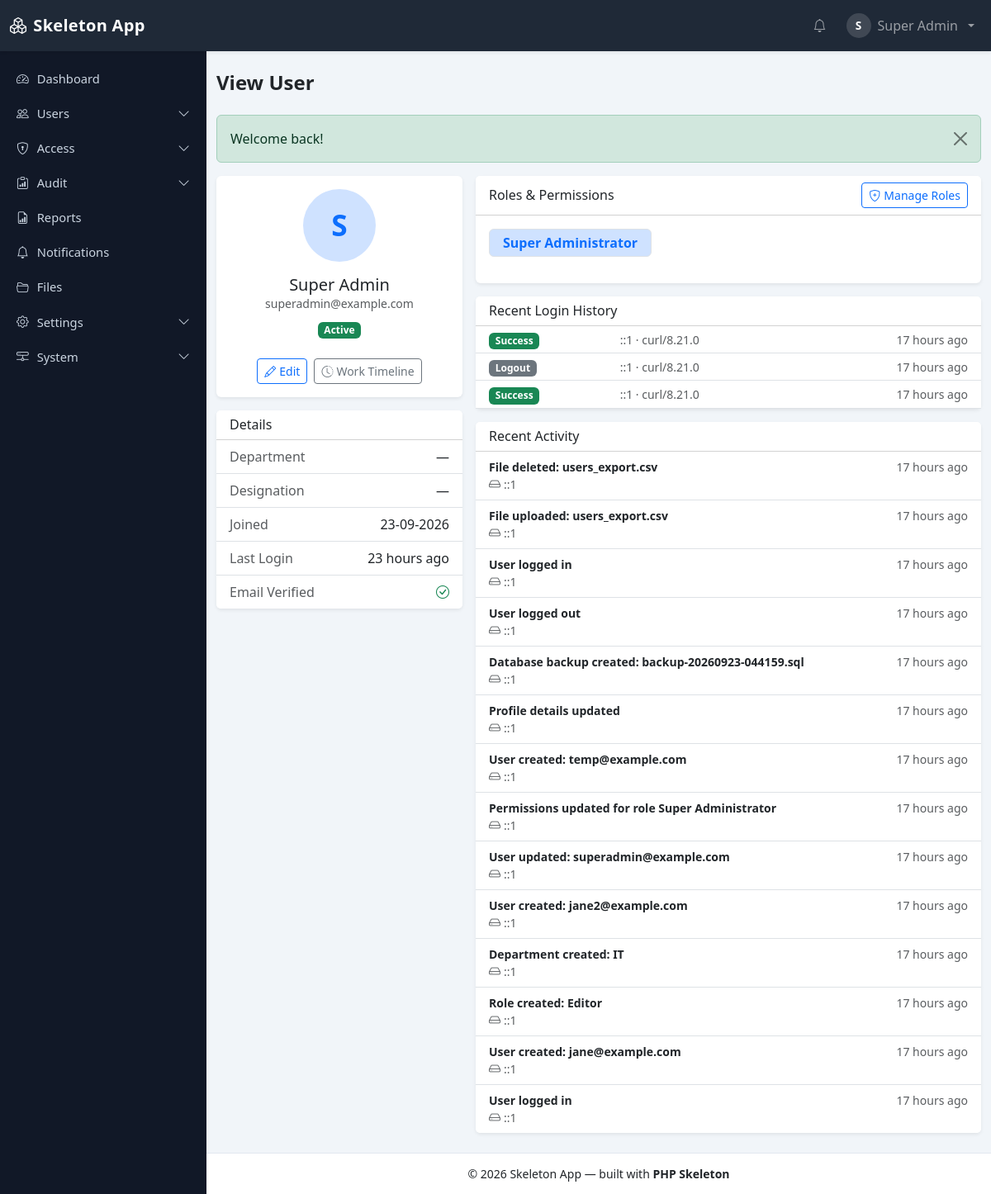
The page /php_Skeleton/users/1 (signed in) on the database its author committed.
### tables this page shows
CREATE TABLE `users` (
  `id` bigint(20) unsigned NOT NULL AUTO_INCREMENT,
  `name` varchar(150) NOT NULL,
  `email` varchar(190) NOT NULL,
  `password` varchar(255) NOT NULL,
  `status` enum('active','inactive','pending') NOT NULL DEFAULT 'pending',
  `email_verified_at` datetime DEFAULT NULL,
  `remember_token` varchar(100) DEFAULT NULL,
  `last_login_at` datetime DEFAULT NULL,
  `last_login_ip` varchar(45) DEFAULT NULL,
  `failed_attempts` tinyint(3) unsigned NOT NULL DEFAULT 0,
  `locked_until` datetime DEFAULT NULL,
  `password_changed_at` datetime DEFAULT NULL,
  `avatar` varchar(255) DEFAULT NULL,
  `department_id` bigint(20) unsigned DEFAULT NULL,
  `designation_id` bigint(20) unsigned DEFAULT NULL,
  `created_by` bigint(20) unsigned DEFAULT NULL,
  `created_at` datetime DEFAULT NULL,
  `updated_at` datetime DEFAULT NULL,
  PRIMARY KEY (`id`),
  UNIQUE KEY `uq_users_email` (`email`),
  KEY `idx_users_status` (`status`),
  KEY `idx_users_department` (`department_id`),
  KEY `idx_users_designation` (`designation_id`)
);

CREATE TABLE `menus` (
  `id` bigint(20) unsigned NOT NULL AUTO_INCREMENT,
  `parent_id` bigint(20) unsigned DEFAULT NULL,
  `title` varchar(120) NOT NULL,
  `slug` varchar(120) NOT NULL,
  `route` varchar(190) DEFAULT NULL,
  `icon` varchar(60) DEFAULT NULL,
  `permission` varchar(120) DEFAULT NULL,
  `module` varchar(60) NOT NULL DEFAULT 'general',
  `sort_order` int(11) NOT NULL DEFAULT 0,
  `status` enum('active','inactive') NOT NULL DEFAULT 'active',
  `created_at` datetime DEFAULT NULL,
  `updated_at` datetime DEFAULT NULL,
  PRIMARY KEY (`id`),
  UNIQUE KEY `uq_menus_slug` (`slug`),
  KEY `idx_menus_parent` (`parent_id`),
  KEY `idx_menus_module` (`module`),
  CONSTRAINT `fk_menus_parent` FOREIGN KEY (`parent_id`) REFERENCES `menus` (`id`) ON DELETE CASCADE ON UPDATE CASCADE
);

CREATE TABLE `roles` (
  `id` bigint(20) unsigned NOT NULL AUTO_INCREMENT,
  `name` varchar(100) NOT NULL,
  `slug` varchar(100) NOT NULL,
  `description` varchar(500) DEFAULT NULL,
  `is_system` tinyint(1) NOT NULL DEFAULT 0,
  `status` enum('active','inactive') NOT NULL DEFAULT 'active',
  `created_at` datetime DEFAULT NULL,
  `updated_at` datetime DEFAULT NULL,
  PRIMARY KEY (`id`),
  UNIQUE KEY `uq_roles_slug` (`slug`)
);

CREATE TABLE `activities` (
  `id` bigint(20) unsigned NOT NULL AUTO_INCREMENT,
  `user_id` bigint(20) unsigned DEFAULT NULL,
  `action` varchar(100) NOT NULL,
  `module` varchar(100) DEFAULT 'general',
  `description` varchar(500) DEFAULT NULL,
  `method` varchar(10) DEFAULT NULL,
  `url` varchar(500) DEFAULT NULL,
  `ip_address` varchar(45) DEFAULT NULL,
  `user_agent` varchar(500) DEFAULT NULL,
  `context` text DEFAULT NULL,
  `created_at` datetime NOT NULL DEFAULT current_timestamp(),
  PRIMARY KEY (`id`),
  KEY `idx_act_user` (`user_id`),
  KEY `idx_act_action` (`action`),
  KEY `idx_act_module` (`module`),
  KEY `idx_act_created` (`created_at`),
  CONSTRAINT `fk_act_user` FOREIGN KEY (`user_id`) REFERENCES `users` (`id`) ON DELETE SET NULL ON UPDATE CASCADE
);

### app/Views/users/show.php (the view, shortened to what the rows shown need)
<div class="row g-3">
    <div class="col-12 col-lg-4">
        <div class="card border-0 shadow-sm mb-3">
            <div class="card-body text-center">
                <div class="avatar-xl rounded-circle mx-auto d-flex align-items-center justify-content-center bg-primary-subtle text-primary mb-3">
                    <?= e(strtoupper(mb_substr((string)$user['name'], 0, 1))) ?>
                </div>
                <h5 class="mb-0"><?= e($user['name']) ?></h5>
                <div class="text-muted small"><?= e($user['email']) ?></div>
                <div class="mt-2"><?= status_badge((string)$user['status']) ?></div>
                <div class="mt-4 d-flex gap-2 justify-content-center flex-wrap">
                    <?php if (user_can('users.edit')): ?>
                        <a href="<?= url('/users/' . (int)$user['id'] . '/edit') ?>" class="btn btn-sm btn-outline-primary"><i class="bi bi-pencil me-1"></i>Edit</a>
                    <?php endif; ?>
                    <?php if (user_can('audit.view')): ?>
                        <a href="<?= url('/audit/work/' . (int)$user['id']) ?>" class="btn btn-sm btn-outline-secondary"><i class="bi bi-clock-history me-1"></i>Work Timeline</a>
                    <?php endif; ?>
                </div>
            </div>
        </div>
        <div class="card border-0 shadow-sm">
            <ul class="list-group list-group-flush">
                <li class="list-group-item d-flex justify-content-between">
                    <span class="text-muted">Joined</span>
                    <span><?= e(format_date($user['created_at'])) ?></span>
                </li>
                <li class="list-group-item d-flex justify-content-between">
                    <span class="text-muted">Last Login</span>
                    <span><?= $user['last_login_at'] ? e(time_ago($user['last_login_at'])) : '—' ?></span>
                </li>
            </ul>
        </div>
    </div>
    <div class="col-12 col-lg-8">
        <div class="card border-0 shadow-sm mb-3">
            <div class="card-body">
                <?php if (empty($userRoles)): ?>
                    <div class="text-muted small">No roles assigned.</div>
                <?php else: ?>
                    <div class="d-flex flex-wrap gap-2 mb-3">
                        <?php foreach ($userRoles as $userRole): ?>
                            <span class="badge bg-primary-subtle text-primary border px-3 py-2 fs-6"><?= e($userRole['name']) ?></span>
                        <?php endforeach; ?>
                    </div>
                <?php endif; ?>
            </div>
        </div>
        <div class="card border-0 shadow-sm mb-3">
            <div class="table-responsive">
                <table class="table table-sm align-middle mb-0">
                    <tbody>
                    <?php if (empty($logins)): ?>
                        <tr><td class="text-muted small p-3">No logins recorded.</td></tr>
                    <?php else: foreach ($logins as $login): ?>
                        <tr>
                            <td class="ps-3"><?= status_badge((string)$login['status']) ?></td>
                            <td class="small text-muted"><?= e($login['ip_address'] ?? '') ?> &middot; <?= e($login['user_agent'] ?? '') ?></td>
                            <td class="small text-muted text-end pe-3"><?= e(time_ago($login['created_at'])) ?></td>
                        </tr>
                    <?php endforeach; endif; ?>
                    </tbody>
                </table>
            </div>
        </div>
        <div class="card border-0 shadow-sm">
            <div class="list-group list-group-flush">
                <?php if (empty($activities)): ?>
                    <div class="list-group-item text-muted small">No activity yet.</div>
                <?php else: foreach ($activities as $activity): ?>
                    <div class="list-group-item py-2">
                        <div class="d-flex justify-content-between">
                            <span class="small fw-semibold"><?= e($activity['description'] ?? $activity['action']) ?></span>
                            <span class="small text-muted text-nowrap ms-2"><?= e(time_ago($activity['created_at'])) ?></span>
                        </div>
                        <div class="small text-muted"><i class="bi bi-hdd me-1"></i><?= e($activity['ip_address'] ?? '') ?></div>
                    </div>
                <?php endforeach; endif; ?>
            </div>
        </div>
    </div>
</div>

### app/Helpers/functions.php (shortened to what the rows shown need)
<?php
if (!function_exists('e')) {
    function e(mixed $value): string
    {
        return htmlspecialchars((string)$value, ENT_QUOTES | ENT_SUBSTITUTE, 'UTF-8');
    }
}
if (!function_exists('url')) {
    function url(string $path = ''): string
    {
        return base_url($path);
    }
}
if (!function_exists('base_url')) {
    function base_url(string $path = ''): string
    {
        $base = (string)Config::get('app.url', '');
        $base = rtrim($base, '/');
        if ($path !== '') {
            return $base . '/' . ltrim($path, '/');
        }
        return $base;
    }
}
if (!function_exists('asset')) {
    function asset(string $path): string
    {
        return url('assets/' . ltrim($path, '/'));
    }
}
if (!function_exists('setting')) {
    function setting(string $key, mixed $default = null): mixed
    {
        return SettingsService::instance()->get($key, $default);
    }
}
if (!function_exists('user_can')) {
    function user_can(string $permission): bool
    {
        return \App\Services\PermissionService::instance()->has($permission);
    }
}
if (!function_exists('format_date')) {
    function format_date(?string $date, string $format = ''): string
    {
        $format = $format !== '' ? $format : (string)setting('general.date_format', 'Y-m-d');
        $timestamp = strtotime($date);
        return $timestamp === false ? '—' : date($format, $timestamp);
    }
}
if (!function_exists('time_ago')) {
    function time_ago(?string $date): string
    {
        $timestamp = strtotime($date);
        $diff = time() - $timestamp;
        $units = [
            31536000 => 'year', 2592000 => 'month', 86400 => 'day',
            3600 => 'hour', 60 => 'minute',
        ];
        foreach ($units as $seconds => $unit) {
            if ($diff < $seconds) {
                continue;
            }
            $value = (int)floor($diff / $seconds);
            return $value . ' ' . $unit . ($value > 1 ? 's' : '') . ' ago';
        }
        return 'just now';
    }
}
if (!function_exists('status_badge')) {
    function status_badge(string $status): string
    {
        $map = [
            'active'   => 'success',
            'inactive' => 'secondary',
            'pending'  => 'warning',
            'suspended'=> 'danger',
            'success'  => 'success',
            'failed'   => 'danger',
            'lockout'  => 'danger',
            'logout'   => 'secondary',
            'info'     => 'info',
            'warning'  => 'warning',
            'critical' => 'danger',
        ];
        $class = $map[$status] ?? 'secondary';
        return '<span class="badge bg-' . $class . '">' . e(ucfirst($status)) . '</span>';
    }
}

### app/Views/layouts/main.php (shortened to what the rows shown need)
<!DOCTYPE html>
<html lang="en">
<head>
    <link href="https://cdn.jsdelivr.net/npm/bootstrap@5.3.3/dist/css/bootstrap.min.css" rel="stylesheet">
    <link href="https://cdn.jsdelivr.net/npm/bootstrap-icons@1.11.3/font/bootstrap-icons.min.css" rel="stylesheet">
    <link rel="stylesheet" href="<?= asset('css/app.css') ?>">
</head>
<body class="app-body">
<nav class="navbar navbar-expand-lg navbar-dark app-navbar shadow-sm sticky-top">
    <div class="container-fluid">
        <div class="collapse navbar-collapse" id="appNav">
            <ul class="navbar-nav ms-auto align-items-center gap-lg-2">
                <li class="nav-item dropdown">
                    <a class="nav-link dropdown-toggle d-flex align-items-center gap-2" href="#" data-bs-toggle="dropdown" aria-expanded="false">
                        <?php if (!empty($appUser['avatar'])): ?>
                            <span class="rounded-circle user-avatar user-avatar-fallback"><?= e(strtoupper(mb_substr((string)$appUser['name'], 0, 1))) ?></span>
                        <?php else: ?>
                            <span class="rounded-circle user-avatar user-avatar-fallback"><?= e(strtoupper(mb_substr((string)$appUser['name'], 0, 1))) ?></span>
                        <?php endif; ?>
                        <span class="d-none d-xl-inline"><?= e($appUser['name']) ?></span>
                    </a>
                </li>
            </ul>
        </div>
    </div>
</nav>
<div class="app-layout">
    <aside class="app-sidebar" id="appSidebar">
        <nav class="sidebar-nav">
            <ul class="nav flex-column">
                <?php foreach (($sidebarMenus ?? []) as $menu): $item = $menu['item']; ?>
                    <?php if (!empty($menu['children'])): ?>
                        <li class="nav-item">
                            <a class="nav-link sidebar-toggle collapsed" data-bs-toggle="collapse" data-bs-target="#menu-<?= e($item['slug']) ?>" aria-expanded="false">
                                <i class="bi <?= e($item['icon'] ?? 'bi-circle') ?>"></i>
                                <span><?= e($item['title']) ?></span>
                                <i class="bi bi-chevron-down ms-auto sidebar-arrow"></i>
                            </a>
                        </li>
                    <?php else: ?>
                        <li class="nav-item">
                            <a class="nav-link <?= isset($item['route']) && $item['route'] !== '' && str_starts_with((string)($currentPath ?? ''), (string)$item['route']) ? 'active' : '' ?>"
                               href="<?= e(url((string)$item['route'])) ?>">
                                <i class="bi <?= e($item['icon'] ?? 'bi-circle') ?>"></i>
                                <span><?= e($item['title']) ?></span>
                            </a>
                        </li>
                    <?php endif; ?>
                <?php endforeach; ?>
            </ul>
        </nav>
    </aside>
    <main class="app-main">
        <div class="container-fluid py-4">
            <?= $content ?>
        </div>
    </main>
</div>
</body>
</html>

### rows shown on the page
users: name "S", name "Super Admin", email "superadmin@example.com", status "Active", created_at "23-09-2026", last_login_at "23 hours ago"
menus: title "Dashboard"
menus: title "Users"
menus: title "Access"
menus: title "Audit"
menus: title "Reports"
menus: title "Notifications"
menus: title "Files"
menus: title "Settings"
menus: title "System"
roles: name "Super Administrator"
activities: description "File deleted: users_export.csv", created_at "17 hours ago", ip_address "::1"
activities: description "File uploaded: users_export.csv", created_at "17 hours ago", ip_address "::1"
activities: description "User logged in", created_at "17 hours ago", ip_address "::1"
activities: description "User logged out", created_at "17 hours ago", ip_address "::1"
activities: description "Database backup created: backup-20260923-044159.sql", created_at "17 hours ago", ip_address "::1"
activities: description "Profile details updated", created_at "17 hours ago", ip_address "::1"
activities: description "User created: temp@example.com", created_at "17 hours ago", ip_address "::1"
activities: description "Permissions updated for role Super Administrator", created_at "17 hours ago", ip_address "::1"
activities: description "User updated: superadmin@example.com", created_at "17 hours ago", ip_address "::1"
activities: description "User created: jane2@example.com", created_at "17 hours ago", ip_address "::1"
activities: description "Department created: IT", created_at "17 hours ago", ip_address "::1"
activities: description "Role created: Editor", created_at "17 hours ago", ip_address "::1"
activities: description "User created: jane@example.com", created_at "17 hours ago", ip_address "::1"
activities: description "User logged in", created_at "17 hours ago", ip_address "::1"

### other values the page prints
$appSettings['name'] "Skeleton App"
$pageTitle "View User"
$user['department_name'] "—"
$user['designation_name'] "—"
$status "Success"
$login['ip_address'] "::1"
$login['user_agent'] "curl/8.21.0"
time_ago($login['created_at']) "17 hours ago"
$status "Logout"
